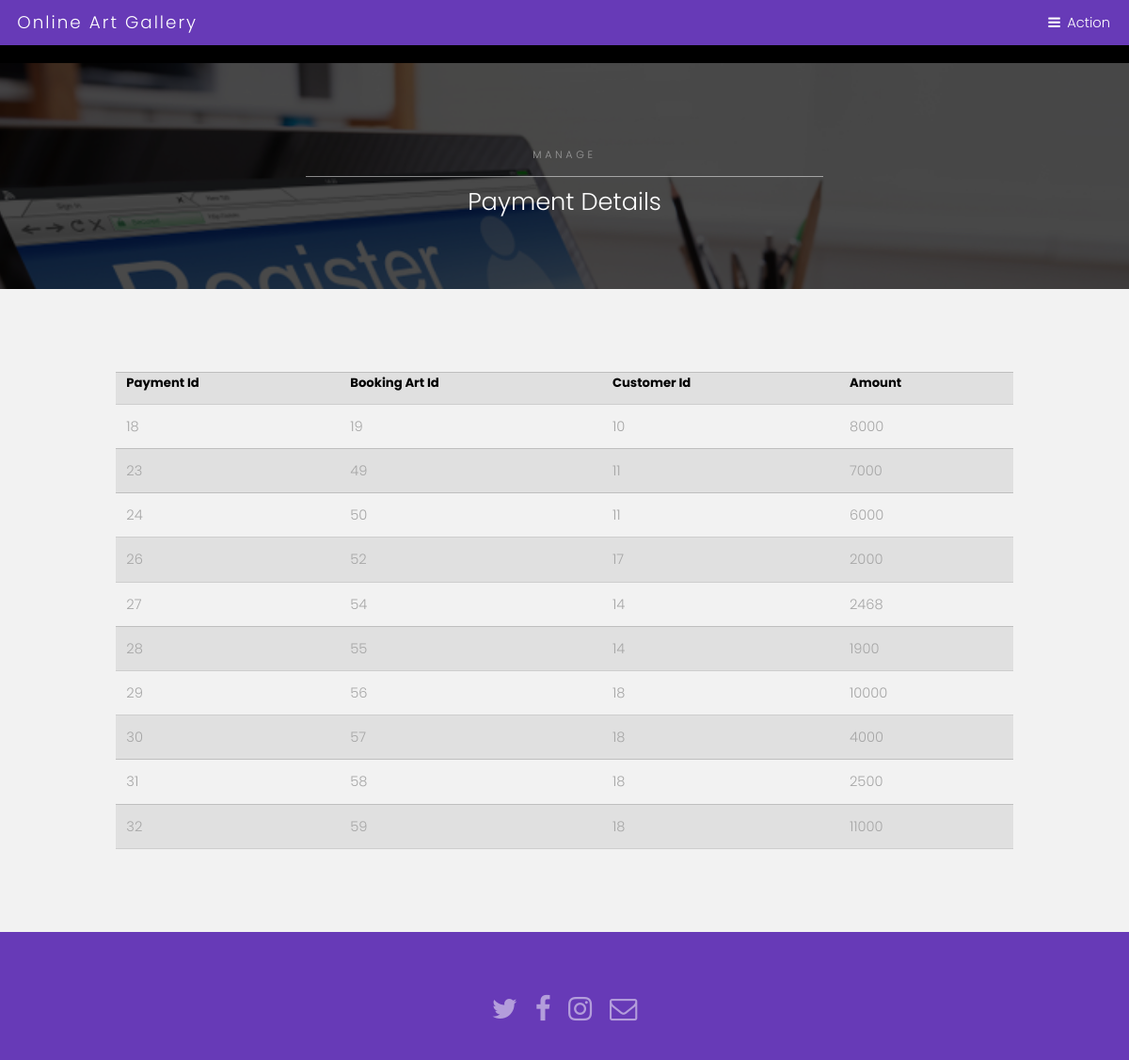
Screenshot of /admin/view_payment_detail.php with the database file from the repository.
### tables this page shows
CREATE TABLE `payment_info` (
  `pay_id` int(10) NOT NULL,
  `bart_id` int(10) NOT NULL,
  `cust_id` int(10) NOT NULL,
  `pay_amount` int(10) NOT NULL
);

### admin/view_payment_detail.php (the view, shortened to what this page needs)
<?php include("header/header.php");?>
<section id="One" class="wrapper style3">
   <div class="inner">
      <header class="align-center">
         <p>MANAGE</p>
         <h2>Payment Details</h2>
      </header>
   </div>
</section>
<section id="two" class="wrapper style2">
   <div class="content" style="overflow-x:auto"><?php
      $sql = "select * from payment_info";
      $run = mysqli_query( $con, $sql );
      echo "<table class='container divform'>
      	<tr>
      	<th>Payment Id</th>
      <th>Booking Art Id</mmth>
      <th> Customer Id</th>
      <th>Amount</th>
      	</tr>";
      while ( $result = mysqli_fetch_array( $run ) ) {
      	echo "<tr>
      <td>$result[0]</td>
      <td>$result[1]</td>
      <td>$result[2]</td>
      <td>$result[3]</td>
      		</tr>";
      }
      echo "</table>";
      ?> </div>
</section>
<?php include( "../footer/footer.php" );?>

### assets/css/main.css (style rules this page uses)
html, body, div, span, applet, object, iframe, h1, h2, h3, h4, h5, h6, p, blockquote, pre, a, abbr, acronym, address, big, cite, code, del, dfn, em, img, ins, kbd, q, s, samp, small, strike, strong, sub, sup, tt, var, b, u, i, center, dl, dt, dd, ol, ul, li, fieldset, form, label, legend, table, caption, tbody, tfoot, thead, tr, th, td, article, aside, canvas, details, embed, figure, figcaption, footer, header, hgroup, menu, nav, output, ruby, section, summary, time, mark, audio, video { margin: 0; padding: 0; border: 0; font-size: 100%; font: inherit; vertical-align: baseline; }
article, aside, details, figcaption, figure, footer, header, hgroup, menu, nav, section { display: block; }
body { line-height: 1; }
table { border-collapse: collapse; border-spacing: 0; }
body { -webkit-text-size-adjust: none; }
*, *:before, *:after { -moz-box-sizing: border-box; -webkit-box-sizing: border-box; box-sizing: border-box; }
.container { margin-left: auto; margin-right: auto; }
.container { width: 80rem; }
@media screen and (max-width: 1680px) { .container { width: 80rem; } }
@media screen and (max-width: 1280px) { .container { width: 65rem; } }
body { -ms-overflow-style: scrollbar; }
body { background: #fff; }
html { font-size: 13pt; }
@media screen and (max-width: 1680px) { html { font-size: 11pt; } }
@media screen and (max-width: 1280px) { html { font-size: 11pt; } }
body { background-color: #fff; color: #444; }
body, input, select, textarea { font-family: "Poppins", sans-serif; font-weight: 300; font-size: 1rem; line-height: 1.65; }
p { margin: 0 0 2rem 0; }
h1, h2, h3, h4, h5, h6 { font-weight: 300; line-height: 1.5; margin: 0 0 1rem 0; }
h2 { font-size: 1.75rem; }
.align-center { text-align: center; }
h1, h2, h3, h4, h5, h6 { color: #555; }
header p { position: relative; margin: 0 0 1.5rem 0; }
header p { color: #fff; }
table { margin: 0 0 2rem 0; width: 100%; }
table tbody tr { border: solid 1px; border-left: 0; border-right: 0; }
table td { padding: 0.75rem 0.75rem; }
table th { font-size: 0.9rem; font-weight: 700; padding: 0 0.75rem 0.75rem 0.75rem; text-align: left; }
table tbody tr { border-color: rgba(144, 144, 144, 0.25); }
table tbody tr:nth-child(2n + 1) { background-color: rgba(144, 144, 144, 0.075); }
table th { color: #555; }
.wrapper { padding: 6rem 0 4rem 0 ; position: relative; margin: 0; }
.wrapper > .inner { margin: 0 auto; width: 80rem; }
.wrapper.style2 { background-color: #f2f2f2; color: #a6a6a6; }
.wrapper.style2 table tbody tr { border-color: rgba(0, 0, 0, 0.15); }
.wrapper.style2 table tbody tr:nth-child(2n + 1) { background-color: rgba(0, 0, 0, 0.075); }
.wrapper.style2 table th { color: #000; }
.wrapper.style3 { color: #bfbfbf; background-image: url(../../img/bg/bg.jpg); background-size: cover; background-attachment: fixed; background-position: center; position: relative; }
.wrapper.style3 h1, .wrapper.style3 h2, .wrapper.style3 h3, .wrapper.style3 h4, .wrapper.style3 h5, .wrapper.style3 h6 { color: #ffffff; }
.wrapper.style3 header p { color: #999999; }
.wrapper.style3 .inner { position: relative; z-index: 2; }
.wrapper.style3 p { text-transform: uppercase; font-size: .75rem; font-weight: 300; margin: 0 0 .5rem 0; padding: 0 0 1rem 0; letter-spacing: .25rem; }
.wrapper.style3 p:after { content: ''; position: absolute; margin: auto; right: 0; bottom: 0; left: 0; width: 50%; height: 1px; background-color: rgba(255, 255, 255, 0.5); }
.wrapper.style3:before { -moz-transition: opacity 3s ease; -webkit-transition: opacity 3s ease; -ms-transition: opacity 3s ease; transition: opacity 3s ease; -moz-transition-delay: 1.25s; -webkit-transition-delay: 1.25s; -ms-transition-delay: 1.25s; transition-delay: 1.25s; content: ''; display: block; background-color: rgba(0, 0, 0, 0.95); height: 100%; left: 0; opacity: 0.75; position: absolute; top: 0; width: 100%; z-index: 1; }
@media screen and (max-width: 1280px) { .wrapper > .inner { width: 75rem; } }

### rows the page displays
payment_info: pay_id "18", bart "19", cust "10", pay_amount "8000"
payment_info: pay_id "23", bart "49", cust "11", pay_amount "7000"
payment_info: pay_id "24", bart "50", cust "11", pay_amount "6000"
payment_info: pay_id "26", bart "52", cust "17", pay_amount "2000"
payment_info: pay_id "27", bart "54", cust "14", pay_amount "2468"
payment_info: pay_id "28", bart "55", cust "14", pay_amount "1900"
payment_info: pay_id "29", bart "56", cust "18", pay_amount "10000"
payment_info: pay_id "30", bart "57", cust "18", pay_amount "4000"
payment_info: pay_id "31", bart "58", cust "18", pay_amount "2500"
payment_info: pay_id "32", bart "59", cust "18", pay_amount "11000"
